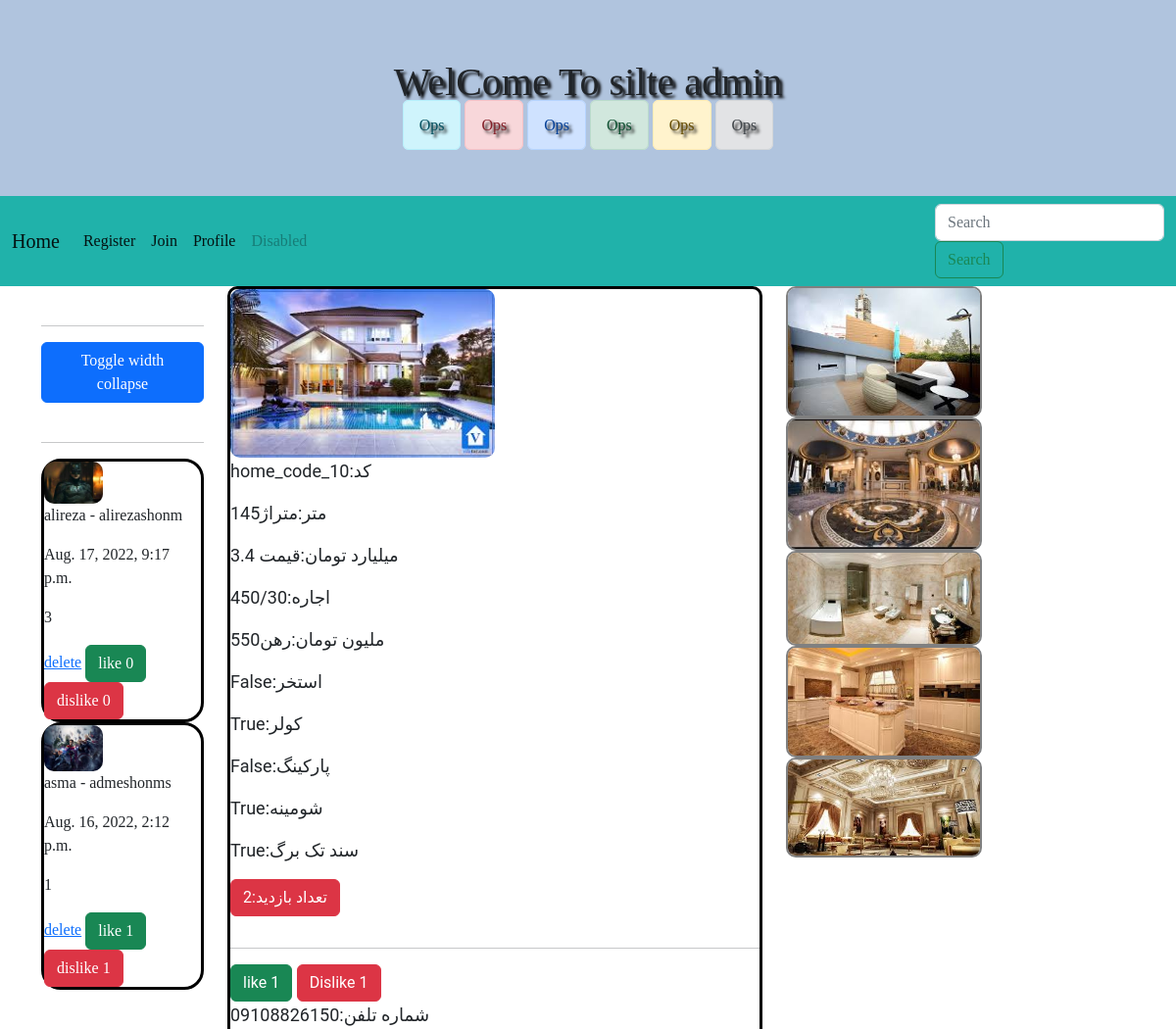
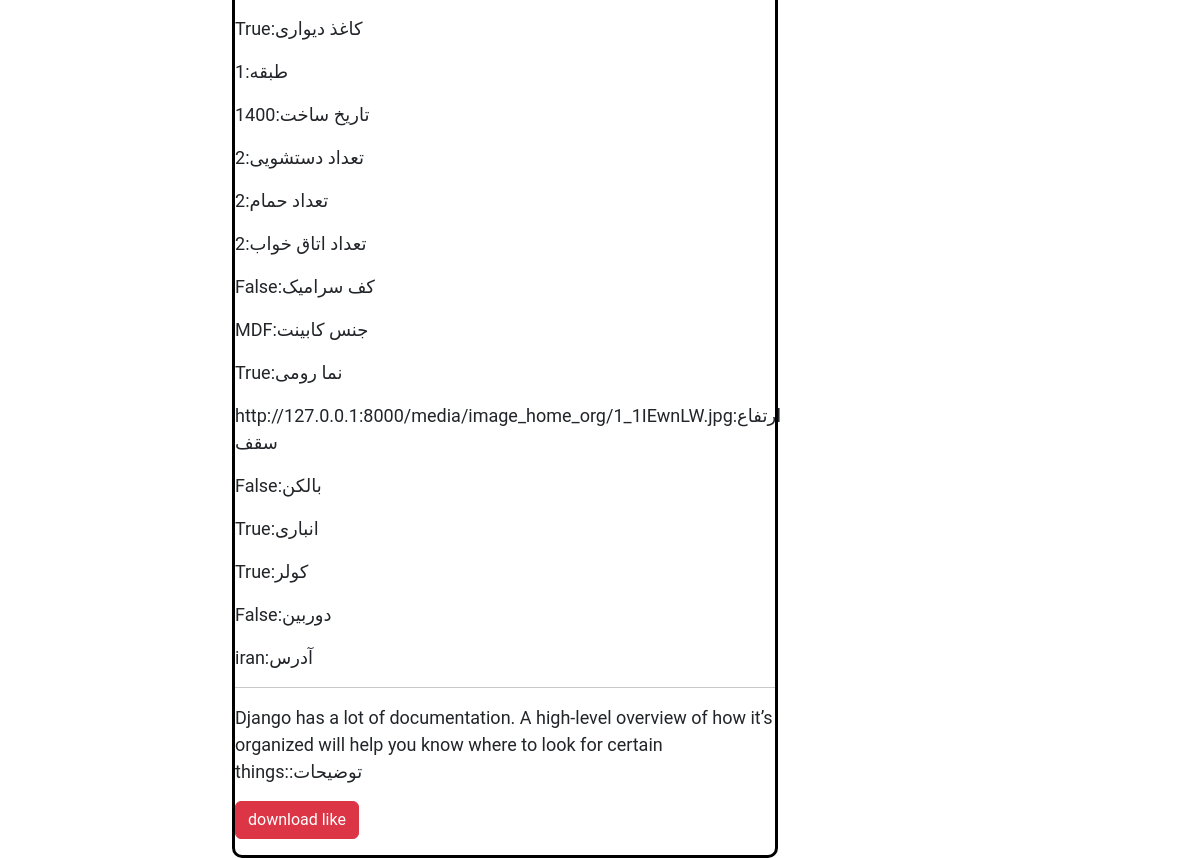
The app's page /go_to_post/home_code_10/ (signed in) with its own data (2 pictures, top to bottom).
### website/models.py (models this page shows, shortened)
class Comment_users_post(models.Model):
    find_post = models.ForeignKey(kharid_khone_orginal,on_delete=models.CASCADE,blank=True)
    commenter_name = models.ForeignKey(Profile_website_users,on_delete=models.CASCADE,blank=True)
    liked_comment = models.ManyToManyField(User,related_name='liked_user',blank=True)
    disliked_comment = models.ManyToManyField(User,related_name='dislaike_user',blank=True)
    time_created = models.DateTimeField(auto_created=True,blank=True)
    text_body = models.TextField(blank=True)
    class Meta:
        ordering = ['-time_created']

class Profile_website_users(models.Model):
      users = models.OneToOneField(User,on_delete=models.CASCADE,blank=True)
      fake_name = models.CharField(max_length=444)
      slug = models.SlugField(max_length=444)
      image = models.ImageField(upload_to='profile_images',blank=True)
      age = models.IntegerField(default=20,blank=True)
      body = models.TextField(blank=True)
      created = models.DateTimeField(auto_created=True)
      def __str__(self):
          return '%s - %s' % (self.users,self.fake_name)
      class Meta:
          ordering = ['-created']

class kharid_khone_orginal(models.Model):
    finder_home = models.CharField(max_length=444,blank=True)
    home_code = models.CharField(max_length=444,blank=True)
    slug = models.SlugField(max_length=444,blank=True)
    like_post = models.ManyToManyField(User,blank=True,related_name='likeds')
    dislike_post = models.ManyToManyField(User,blank=True,related_name='dislikeds')
    viewed_post = models.ManyToManyField(User,blank=True,related_name='view_users')
    metrazh = models.CharField(max_length=444,blank=True)
    aks_asli_1 = models.ImageField(upload_to='image_home_org',blank=True)
    aks_asli_2 = models.ImageField(upload_to='image_home_org',blank=True)
    aks_asli_3 = models.ImageField(upload_to='image_home_org',blank=True)
    aks_dakhli_1  = models.ImageField(upload_to='image_home_shots',blank=True)
    aks_dakhli_2  = models.ImageField(upload_to='image_home_shots',blank=True)
    aks_dakhli_3  = models.ImageField(upload_to='image_home_shots',blank=True)
    aks_dakhli_4  = models.ImageField(upload_to='image_home_shots',blank=True)
    aks_dakhli_5  = models.ImageField(upload_to='image_home_shots',blank=True)
    aks_dakhli_6  = models.ImageField(upload_to='image_home_shots',blank=True)
    tedade_otag_khab = models.CharField(max_length=444,blank=True)
    kaf_seamick = models.BooleanField(blank=True)
    jens_kabint = models.CharField(max_length=444,blank=True)
    parking = models.BooleanField(blank=True)
    balkon = models.BooleanField(blank=True)
    estakhr = models.BooleanField(blank=True)
    adderss = models.CharField(max_length=444,blank=True)
    geymt = models.CharField(max_length=444,blank=True)
    vadie_rahn = models.CharField(max_length=444,blank=True)
    ejare = models.CharField(max_length=444,blank=True)
    tarikh_sakht = models.CharField(max_length=444,blank=True)
    tabaghe_chandom = models.CharField(max_length=444,blank=True)
    anbari = models.BooleanField(blank=True)
    coler = models.BooleanField(blank=True)
    shomine = models.BooleanField(blank=True)
    tedad_dasteshoyi = models.CharField(max_length=444,blank=True)
    tedad_hamam = models.CharField(max_length=444,blank=True)
    sanad_tak_barg = models.BooleanField(blank=True)
    shomare_telefon = models.CharField(max_length=444,blank=True)
    mantaghe_shargi_ya_gharbi = models.CharField(max_length=444,blank=True)
    kagaz_divary = models.BooleanField(blank=True)
    nama_romy = models.BooleanField(blank=True)
    dorbin = models.BooleanField(blank=True)
    tozihat = models.TextField(blank=True)
    ertefae_saghf = models.CharField(max_length=444,blank=True)
    class Meta:
        ordering = ['-id']

### website/views.py (the view)
# urls.py: path('go_to_post/<slug:slug>/',views.go_to_post,name='go_to_post'),
def go_to_post(request,slug):
    user = request.user
    item = get_object_or_404(kharid_khone_orginal,slug=slug)
    prof = Profile_website_users.objects.get(users=user)
    commer = Comment_users_post.objects.filter(find_post=item)
    replys = Replay_comment.objects.filter(replayer_comment=prof)
    if user in item.viewed_post.all():
        pass
    else:
        item.viewed_post.add(user)
    return render(request,'website/post_pv.html',{'item':item,'commer':commer,'prof':prof})

### website/views.py (called while the page is built)
def maxi(request):
    return {
        'maxi': Profile_website_users.objects.all()
    }

### website/templates/website/post_pv.html (shortened to what this page needs)
{% extends 'base.html' %}
{% block body1 %}
    <div class="container">
    <div class="row">
        <div class="col-sm-2">
        <div class="com_full_box">
<br><hr>
<div class="add_coment">
  <button class="btn btn-primary" type="button" data-bs-toggle="collapse" data-bs-target="#runners" aria-expanded="false" aria-controls="collapseWidthExample">
    Toggle width collapse
  </button>
</div>
<br><hr>
{% for com in commer %}
{% if com %}
                    <div class="com_box">
                    <img src="{{ com.commenter_name.image.url }}" width="60px">
                    <p>{{ com.commenter_name }}</p>
                    <p>{{ com.time_created }}</p>
                        <p>{{ com.text_body }}</p>
    {% if user == com.commenter_name.users or  user.is_superuser %}
                        <a href="{% url 'website:deleted_comment' com.id item.slug %}">delete</a>
{% endif %}
<button class="btn btn-success" type="submit" id="demo" onclick="loadDoc('{% url 'website:like_comment' com.id %}')">like {{ com.liked_comment.all.count }}</button>
<button class="btn btn-danger" type="submit" id="demo" onclick="loadDoc('{% url 'website:dislike_comment' com.id %}')">dislike {{ com.disliked_comment.all.count }}</button>
{% else %}
<h1>sory dear not comment in the post</h1>
{% endif %}
                    </div>
                {% endfor %}
        </div>
            </div>
        <div class="col-sm-6">
            <div class="pv_home">
<div class="galb">
                     <img class="imaged" id="imaged" src="{{ item.aks_asli_1.url }}" style="    border-radius: 10px;">
</div>
                <p>{{ item.home_code }}:کد </p>
                <p>{{ item.metrazh }}:متراژ</p>
                <p>{{ item.geymt }}:قیمت</p>
                <p>{{ item.ejare }}:اجاره</p>
                <p>{{ item.vadie_rahn }}:رهن</p>
                <p>{{ item.estakhr }}:استخر</p>
                <p>{{ item.coler }}:کولر</p>
                <p>{{ item.parking }}:پارکینگ</p>
                <p>{{ item.shomine }}:شومینه</p>
                <p>{{ item.sanad_tak_barg }}:سند تک برگ</p>
                <p class="btn btn-danger" >{{ item.viewed_post.all.count }}:تعداد بازدید</p>
<hr>
<button class="btn btn-success" type="submit" id="demo" onclick="loadDoc('{% url 'website:likdes' item.id %}')">like {{ item.like_post.all.count }}</button>
<button class="btn btn-danger" type="submit" id="player" onclick="loadDoc('{% url 'website:dislikdes' item.id %}')">Dislike {{ item.dislike_post.all.count }}</button>
                <p>{{ item.shomare_telefon }}:شماره تلفن</p>
                <p>{{ item.kagaz_divary}}:کاغذ دیواری</p>
                <p>{{ item.tabaghe_chandom }}:طبقه</p>
                <p>{{ item.tarikh_sakht }}:تاریخ ساخت</p>
                <p>{{ item.tedad_dasteshoyi }}:تعداد دستشویی</p>
                <p>{{ item.tedad_hamam }}:تعداد حمام</p>
                <p>{{ item.tedade_otag_khab }}:تعداد اتاق خواب</p>
                <p>{{ item.kaf_seamick }}:کف سرامیک</p>
                <p>{{ item.jens_kabint }}:جنس کابینت</p>
                <p>{{ item.nama_romy }}:نما رومی</p>
                <p>{{ item.ertefae_saghf }}:ارتفاع سقف</p>
                <p>{{ item.balkon }}:بالکن</p>
                <p>{{ item.anbari }}:انباری</p>
                <p>{{ item.coler }}:کولر</p>
                <p>{{ item.dorbin }}:دوربین</p>
                <p>{{ item.adderss}}:آدرس</p>
                <hr>
                <p>{{ item.tozihat }}:توضیحات</p>
                    <a href="{{ item.ertefae_saghf }}" class="btn btn-danger" download="alerts">download like</a>
            </div>
        </div>
        <div class="col-sm-4">
             <div class="galb_image">
              <a href="{{ item.aks_dakhli_1.url }}" target="_blank">  <img src="{{ item.aks_dakhli_1.url }}"></a>
              <a href="{{ item.aks_dakhli_1.url }}" target="_blank">  <img src="{{ item.aks_dakhli_2.url }}"></a>
              <a href="{{ item.aks_dakhli_1.url }}" target="_blank">  <img src="{{ item.aks_dakhli_3.url }}"></a>
              <a href="{{ item.aks_dakhli_1.url }}" target="_blank">  <img src="{{ item.aks_dakhli_4.url }}"></a>
              <a href="{{ item.aks_dakhli_1.url }}" target="_blank">  <img src="{{ item.aks_dakhli_5.url }}"></a>
            </div>
    </div>
    </div>        </div>
{% endblock %}

### templates/base.html (shortened to what this page needs)
{% load static %}
<!DOCTYPE html>
<html lang="en">
<head>
    <link href="https://cdn.jsdelivr.net/npm/bootstrap@5.2.0-beta1/dist/css/bootstrap.min.css" rel="stylesheet">
</head>
<body>
<div class="header_base">
    <h1>WelCome To silte {{ user }}</h1>
    <span class="alert alert-info">Ops</span>
    <span class="alert alert-danger">Ops</span>
    <span class="alert alert-primary">Ops</span>
    <span class="alert alert-success">Ops</span>
    <span class="alert alert-warning">Ops</span>
    <span class="alert alert-secondary">Ops</span>
</div>
<nav class="navbar navbar-expand-lg " style="background-color: lightseagreen">
  <div class="container-fluid">
    <a class="navbar-brand" href="{% url 'website:home' %}">Home</a>
    <div class="collapse navbar-collapse" id="navbarSupportedContent">
      <ul class="navbar-nav me-auto mb-2 mb-lg-0">
        <li class="nav-item">
          <a class="nav-link active" aria-current="page" href="{% url 'security:register' %}">Register</a>
        </li>
        <li class="nav-item">
          <a class="nav-link active" href="{% url 'security:join' %}">Join</a>
        </li>
          {% if user.is_authenticated %}
        <li class="nav-item">
          <a href="{% url 'website:profile' %}" class="nav-link active">Profile</a>
        </li>
           {% endif %}
        <li class="nav-item">
          <a class="nav-link disabled">Disabled</a>
        </li>
      </ul>
      <form action="{% url 'website:serchid' %}" method="post" >
        <input name="searched_user" class="form-control me-2" type="search" placeholder="Search" aria-label="Search">
        <button class="btn btn-outline-success" type="submit">Search</button>
      </form>
    </div>
  </div>
</nav>
{% block body1 %} {% endblock %}
</body>
</html>

### templates/base.html (style rules this page uses)
body { font-family: "Fira Code"; }
* { box-sizing: border-box; }
.header_base { text-align: center; text-shadow: 3px 3px 3px black; padding: 60px; background-color: lightsteelblue; }

### website/templates/website/post_pv.html (style rules this page uses)
.pv_home { border: 3px solid black; font-family: "Roboto", "Lucida Grande", "DejaVu Sans", "Bitstream Vera Sans", Verdana, Arial, sans-serif; font-size: 18px; border-radius: 10px; }
.galb_image img { width: 200px; border-radius: 10px; border: 2px solid gray; width: 200px; }
.galb { position: relative; width: 50%; }
.imaged { width: 100%; height: 100%; }
.com_box { border-radius: 20px; border: 3px solid black; }
.com_box img { border-radius: 10px; }

### records on screen
Comment_users_post: commenter_name.image (picture), commenter_name "alireza - alirezashonm", time_created "Aug. 17, 2022, 9:17 p.m.", text_body "3", shows "delete", liked_comment.all.count "0", disliked_comment.all.count "0"
Comment_users_post: commenter_name.image (picture), commenter_name "asma - admeshonms", time_created "Aug. 16, 2022, 2:12 p.m.", text_body "1", shows "delete", liked_comment.all.count "1", disliked_comment.all.count "1"
kharid_khone_orginal: aks_asli_1 (picture), home_code "home_code_10", metrazh "145متر", geymt "3.4 میلیارد تومان", ejare "450/30", vadie_rahn "550ملیون تومان", estakhr "False", coler "True", parking "False", shomine "True", sanad_tak_barg "True", viewed_post.all.count "2", like_post.all.count "1", dislike_post.all.count "1", shomare_telefon "09108826150", kagaz_divary "True", tabaghe_chandom "1", tarikh_sakht "1400", tedad_dasteshoyi "2", tedad_hamam "2", tedade_otag_khab "2", kaf_seamick "False", jens_kabint "MDF", nama_romy "True", ertefae_saghf "http://127.0.0.1:8000/media/image_home_org/1_1IEwnLW.jpg", balkon "False", anbari "True", dorbin "False", adderss "iran", tozihat "Django has a lot of documentation. A high-level overview of how it’s organized will help you know where to look for certain things:", aks_dakhli_1 (picture), aks_dakhli_2 (picture), aks_dakhli_3 (picture), aks_dakhli_4 (picture), aks_dakhli_5 (picture)

### other values on screen
{{ user }} "admin"
